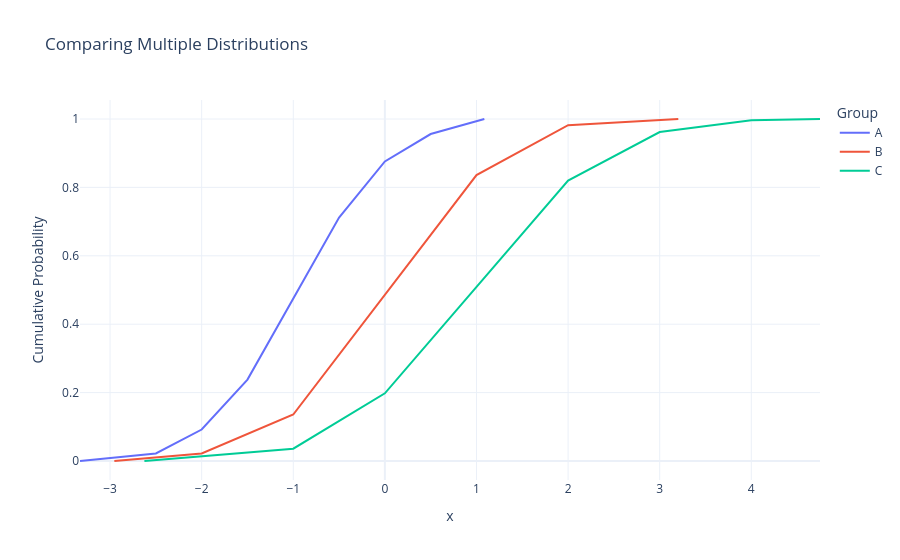

Source (notebook cell):
### Markdown cell above
## Comparing Multiple Distributions

### Using Color Grouping

Compare CDFs of different groups using the `color` parameter:

### Code cell
# Create dataset with multiple categories
df = pd.DataFrame(
    {
        "value": np.concatenate(
            [
                np.random.normal(-1, 0.8, 500),  # Group A: mean=-1, std=0.8
                np.random.normal(0, 1, 500),  # Group B: mean=0, std=1
                np.random.normal(1, 1.2, 500),  # Group C: mean=1, std=1.2
            ]
        ),
        "group": ["A"] * 500 + ["B"] * 500 + ["C"] * 500,
    }
)

fig = cumulative(
    df,
    x="value",
    color="group",
    title="Comparing Multiple Distributions",
    template="plotly_white",
    labels={"value": "Value", "y": "Cumulative Probability", "group": "Group"},
)
fig.show()

### Figure 1 — Plotly figure (JSON) as saved in the notebook; plotly's stock layout.template omitted (floating-point values rounded to 4 significant figures)
{"data": [{"hovertemplate": "Group=A<br>x=%{x}<br>Cumulative Probability=%{y}<extra></extra>", "legendgroup": "A", "line": {"dash": "solid", "shape": "linear"}, "marker": {"color": "#636efa", "symbol": "circle"}, "mode": "lines", "name": "A", "orientation": "v", "showlegend": true, "type": "scatter", "x": [-3.328, -2.5, -2.0, -1.5, -0.5, 0.0, 0.5, 1.086], "xaxis": "x", "y": [0.0, 0.022, 0.092, 0.238, 0.712, 0.876, 0.956, 1.0], "yaxis": "y"}, {"hovertemplate": "Group=B<br>x=%{x}<br>Cumulative Probability=%{y}<extra></extra>", "legendgroup": "B", "line": {"dash": "solid", "shape": "linear"}, "marker": {"color": "#EF553B", "symbol": "circle"}, "mode": "lines", "name": "B", "orientation": "v", "showlegend": true, "type": "scatter", "x": [-2.953, -2.0, -1.0, 1.0, 2.0, 3.203], "xaxis": "x", "y": [0.0, 0.022, 0.136, 0.836, 0.982, 1.0], "yaxis": "y"}, {"hovertemplate": "Group=C<br>x=%{x}<br>Cumulative Probability=%{y}<extra></extra>", "legendgroup": "C", "line": {"dash": "solid", "shape": "linear"}, "marker": {"color": "#00cc96", "symbol": "circle"}, "mode": "lines", "name": "C", "orientation": "v", "showlegend": true, "type": "scatter", "x": [-2.625, -1.0, 0.0, 2.0, 3.0, 4.0, 4.75], "xaxis": "x", "y": [0.0, 0.036, 0.198, 0.82, 0.962, 0.996, 1.0], "yaxis": "y"}], "layout": {"legend": {"title": {"text": "Group"}, "tracegroupgap": 0}, "title": {"text": "Comparing Multiple Distributions"}, "xaxis": {"anchor": "y", "domain": [0, 1], "title": {"text": "x"}}, "yaxis": {"anchor": "x", "domain": [0, 1], "title": {"text": "Cumulative Probability"}}}}
